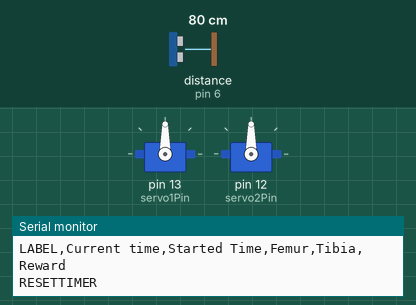
This sketch was run on a simulated Arduino Uno, built with avr-gcc and run on an emulated ATmega328P. Shown: 2 × servo, the last lines printed to the serial monitor. The test bench sets the inputs (shaded band); at power-on: distance to the obstacle (sensor on pin 6) 80 cm. The echo pulse lasts 58.3 µs per cm; random numbers use the default seed unless the sketch sets one.

Above: at 0.1 s.
At 6.2 s:
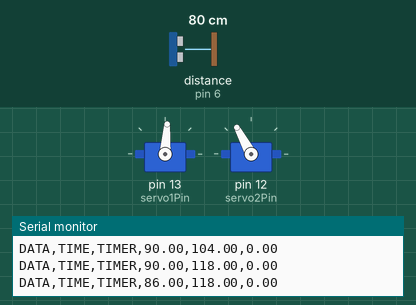
6.3 s: distance to the obstacle (sensor on pin 6) set to 250 cm
At 6.6 s:
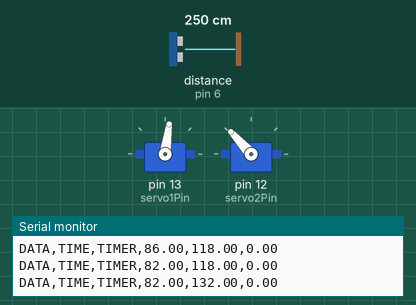
Timing chart, 0 to 19.5 s (numbered marks = the images above; inputs shaded):
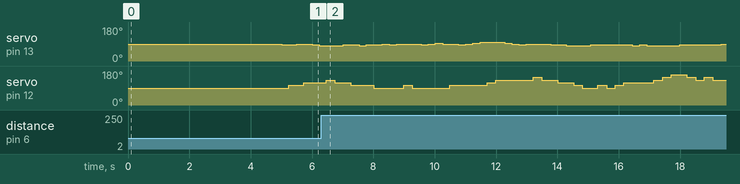

The sketch:

Crawlerserialplotter.ino
```cpp
#include <Servo.h>
#include <NewPing.h>
#define trigPin 10
#define echoPin 6
#define maxDistance 300
#define servo1Pin 13
#define servo2Pin 12
#define trigPin 10

NewPing ultrasonic(trigPin, echoPin, maxDistance);
Servo servo1;        //lower joint
Servo servo2;        //upper joint

/////////////////////////////////////////////////////////////////////////////////

//Computational parameters
float gamma = 0.75;      //look-ahead weight
float alpha = 0.1;       //"Forgetfulness" weight.  The closer this is to 1 the more weight is given to recent samples.

//Parameters for getAction()
float epsilon;           //epsilon is the probability of choosing an action randomly.  1-epsilon is the probability of choosing the optimal action

//Servo1 parameters femur
//This servo moves up/ccw with increased angle
const int numTheta1States = 6;
float theta1InitialAngle = 90.0;
float theta1Max = 100.0;                          //Can't exceed 110 or else arm will hit bar   //Need theta1Max and theta1Min between 0 and 180
float theta1Min = 80.0;
float deltaTheta1 = (theta1Max - theta1Min)/(float(numTheta1States)-1.0);    //The change in servo1's angle when an action is performed on it
int s1 = int((theta1InitialAngle - theta1Min)/deltaTheta1);                  //This is an integer between zero and numTheta1States-1 used to index the state number of servo1
float delayTime1 = 4.5*deltaTheta1;                                 //The time in ms for the servo to move deltaTheta1

//Servo2 parameters tibia
//This servo moves down/cw with increased angle
const int numTheta2States = 6;
float theta2InitialAngle = 90.0;
float theta2Max = 160.0;                        //Need theta2Max and theta2Min between 0 and 180
float theta2Min = 90.0;
float deltaTheta2 = (theta2Max - theta2Min)/(float(numTheta2States)-1.0);    //The change in servo2's angle when an action is performed on it
int s2 = int((theta2InitialAngle - theta2Min)/deltaTheta2);                  //This is an integer between zero and numTheta2States-1 used to index the state number of servo2
float delayTime2 = 4.5*deltaTheta2;

//Initialize Q to zeros
const int numStates = numTheta1States*numTheta2States;
const int numActions = 4;
float Q[numStates][numActions];

//Initialize the state number. The state number is calculated using the theta1 state number and
//the theta2 state number.  This is the row index of the state in the matrix Q. Starts indexing at 0.
int s = int(s1*numTheta2States + s2);
int sPrime = s;

//Initialize vars for getDeltaDistanceRolled()
float distanceNew = 0.0;
float distanceOld = 0.0;
float deltaDistance = 0.0;

//These get used in the main loop
float r = 0.0;
float lookAheadValue = 0.0;
float sample = 0.0;
int a = 0;

void setup(){
  Serial.begin(9600);
  servo1.attach(servo1Pin);
  servo2.attach(servo2Pin);
  servo1.write(theta1InitialAngle);
  servo2.write(theta2InitialAngle);
  Serial.println("CLEARDATA");
  Serial.println("LABEL,Current time,Started Time,Femur,Tibia,Reward");
  Serial.println("RESETTIMER");
  delay(5000);
}

//Returns an action 0, 1, 2, or 3
int getAction(){
  int action;
  float valMax = -10000000.0;
  float val;
  int aMax;
  float randVal;
  int allowedActions[4] = {-1, -1, -1, -1};  //-1 if action of the index takes you outside the state space.  +1 otherwise
  boolean randomActionFound = false;

  //find the optimal action.  Exclude actions that take you outside the allowed-state space.
  if((s1 + 1) != numTheta1States){
    allowedActions[0] = 1;
    val = Q[s][0];
    if(val > valMax){
      valMax = val;
      aMax = 0;
    }
  }
  if(s1 != 0){
    allowedActions[1] = 1;
    val = Q[s][1];
    if(val > valMax){
      valMax = val;
      aMax = 1;
    }
  }
  if((s2 + 1) != numTheta2States){
    allowedActions[2] = 1;
    val = Q[s][2];
    if(val > valMax){
      valMax = val;
      aMax = 2;
    }
  }
  if(s2 != 0){
    allowedActions[3] = 1;
    val = Q[s][3];
    if(val > valMax){
      valMax = val;
      aMax = 3;
    }
  }

  //implement epsilon greedy
  randVal = float(random(0,101));
  if(randVal < (1.0-epsilon)*100.0){    //choose the optimal action with probability 1-epsilon
    action = aMax;
  }else{
    while(!randomActionFound){
      action = int(random(0,4));        //otherwise pick an action between 0 and 3 randomly (inclusive), but don't use actions that take you outside the state-space
      if(allowedActions[action] == 1){
        randomActionFound = true;
      }
    }
  }
  return(action);
}

//Given a and the global(s) find the next state.  Also keep track of the individual joint indexes s1 and s2.
void setSPrime(int action){
  if (action == 0){
    //joint1++
    sPrime = s + numTheta2States;
    s1++;
  }else if (action == 1){
    //joint1--
    sPrime = s - numTheta2States;
    s1--;
  }else if (action == 2){
    //joint2++
    sPrime = s + 1;
    s2++;
  }else{
    //joint2--
    sPrime = s - 1;
    s2--;
  }
}


//Update the position of the servos (this is the physical state transition command)
void setPhysicalState(int action){
  float currentAngle1;
  float finalAngle1;
  float currentAngle2;
  float finalAngle2;
  if (action == 0){
    currentAngle1 = servo1.read();
    currentAngle2 = servo2.read();
    finalAngle1 = currentAngle1 + deltaTheta1;
    servo1.write(finalAngle1);
    Serial.print(finalAngle1);
    Serial.print(",");
    Serial.print(currentAngle2);
    Serial.print(",");
    delay(delayTime1);
  }else if (action == 1){
    currentAngle1 = servo1.read();
    currentAngle2 = servo2.read();
    finalAngle1 = currentAngle1 - deltaTheta1;
    servo1.write(finalAngle1);
    Serial.print(finalAngle1);
    Serial.print(",");
    Serial.print(currentAngle2);
    Serial.print(",");
    delay(delayTime1);
  }else if (action == 2){
    currentAngle2 = servo2.read();
    currentAngle1 = servo1.read();
    finalAngle2 = currentAngle2 + deltaTheta2;
    servo2.write(finalAngle2);
    Serial.print(currentAngle1);
    Serial.print(",");
    Serial.print(finalAngle2);
    Serial.print(",");
    delay(delayTime2);
  }else{
    currentAngle2 = servo2.read();
    currentAngle1 = servo1.read();
    finalAngle2 = currentAngle2 - deltaTheta2;
    servo2.write(finalAngle2);
    Serial.print(currentAngle1);
    Serial.print(",");
    Serial.print(finalAngle2);
    Serial.print(",");
    delay(delayTime2);
  }
}


//Get the reward using the distance the agent has moved since the last call
float getDeltaDistanceRolled(){
  //get current distance
  distanceNew = float(ultrasonic.ping());
  deltaDistance = distanceNew - distanceOld;
  if (abs(deltaDistance) < 10.0 || abs(deltaDistance) > 230.0 ){         //don't count noise .......|| (deltaDistance) < 0.0
    deltaDistance = 0.0;
  }
  distanceOld = distanceNew;
  //Serial.println(deltaDistance);
  return deltaDistance;
}


//Get max over a' of Q(s',a'), but be careful not to look at actions which take the agent outside of the allowed state space
float getLookAhead(){
  float valMax = -100000.0;
  float val;
  if((s1 + 1) != numTheta1States){
    val = Q[sPrime][0];
    if(val > valMax){
      valMax = val;
    }
  }
  if(s1 != 0){
    val = Q[sPrime][1];
    if(val > valMax){
      valMax = val;
    }
  }
  if((s2 + 1) != numTheta2States){
    val = Q[sPrime][2];
    if(val > valMax){
      valMax = val;
    }
  }
  if(s2 != 0){
    val = Q[sPrime][3];
    if(val > valMax){
      valMax = val;
    }
  }
  return valMax;
}

void printQ(){
  for(int i=0; i<numStates; i++){
    for(int j=0; j<numActions; j++){
      Serial.print(Q[i][j]);
      Serial.print(" ");
    }
    Serial.println(" ");
  }
  Serial.println(" ");
}

void initializeQ(){
  for(int i=0; i<numStates; i++){
    for(int j=0; j<numActions; j++){
      Q[i][j] = 10.0;               //Initialize to a positive number to represent optimism over all state-actions
    }
  }
}

/////////////////////////////////////////////////////////////////////////////////

const int rollDelay = 200;                   //allow time for the agent to roll after it sets its physical state
const float explorationMinutes = 1.0;        //the desired exploration time in minutes
const float explorationConst = (explorationMinutes*60.0)/((float(rollDelay))/1000.0);  //this is the approximate exploration time in units of number of times through the loop

int t = 0;
void loop(){
  t++;
  epsilon = exp(-float(t)/explorationConst);
  a = getAction();           //a is beween 0 and 3
  setSPrime(a);              //this also updates s1 and s2.
  Serial.print("DATA,TIME,TIMER,");
  setPhysicalState(a);
  delay(rollDelay);                      //put a delay after the physical action occurs so the agent has time to move/roll before measuring the new position (before calling getDeltaDistanceRolled)
  r = getDeltaDistanceRolled();
  Serial.println(r);
  lookAheadValue = getLookAhead();
  sample = r + gamma*lookAheadValue;
  Q[s][a] = Q[s][a] + alpha*(sample - Q[s][a]);
  s = sPrime;

  if(t == 2){                //need to reset Q at the beginning since a spurious value arises at the first initialization (something from the rangefinder..)
    initializeQ();
 }

//  if(t == int(explorationConst)){
//    printQ();
//  }
}
```
